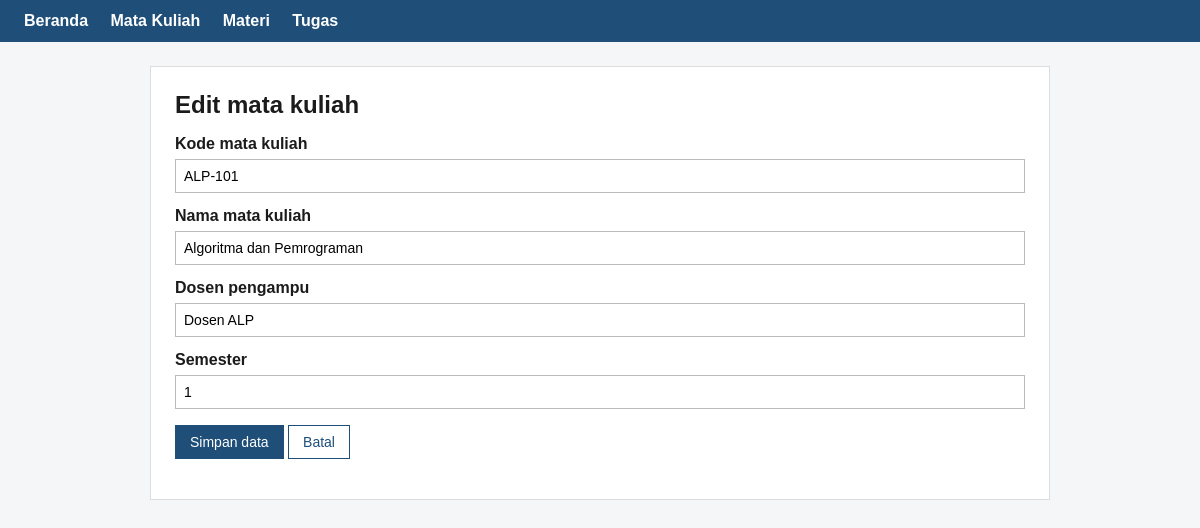
Screenshot of /mata_kuliah_form.php?id=1 with the database file from the repository.
### tables this page shows
CREATE TABLE mata_kuliah (
  id INT UNSIGNED AUTO_INCREMENT PRIMARY KEY,
  kode VARCHAR(20) NOT NULL UNIQUE,
  nama VARCHAR(100) NOT NULL,
  dosen VARCHAR(100) NOT NULL,
  semester TINYINT UNSIGNED NOT NULL
);

### helpers.php (called while the page is built, shortened)
<?php
function e($s) { return htmlspecialchars((string)$s, ENT_QUOTES, 'UTF-8'); }
function valid_id($v): ?int {
    $r = filter_var($v, FILTER_VALIDATE_INT, ['options' => ['min_range' => 1]]);
    return $r === false ? null : $r;
}
    ?>

### mata_kuliah_form.php (the view, shortened to what this page needs)
<?php
require 'helpers.php'; require 'koneksi.php';
$edit = isset($_GET['id']);
$id = 0; $lama = null;
if ($edit) {
    $id = valid_id($_GET['id']);
    $s = $conn->prepare('SELECT id, kode, nama, dosen, semester FROM mata_kuliah WHERE id = ?');
    $s->bind_param('i', $id); $s->execute();
    $lama = $s->get_result()->fetch_assoc();
}
$data = $lama ?: ['kode' => '', 'nama' => '', 'dosen' => '', 'semester' => ''];
include 'header.php';
$aksi = 'mata_kuliah_form.php' . ($edit ? '?id=' . $id : '');
?>
<form method="post" action="<?= e($aksi) ?>" novalidate>
    <label for="kode">Kode mata kuliah</label>
    <input type="text" id="kode" name="kode" value="<?= e($data['kode']) ?>">
    <label for="nama">Nama mata kuliah</label>
    <input type="text" id="nama" name="nama" value="<?= e($data['nama']) ?>">
    <label for="dosen">Dosen pengampu</label>
    <input type="text" id="dosen" name="dosen" value="<?= e($data['dosen']) ?>">
    <label for="semester">Semester</label>
    <input type="text" id="semester" name="semester" value="<?= e($data['semester']) ?>">
    <p><button class="btn btn-primary" type="submit">Simpan data</button>
       <a class="btn btn-outline" href="mata_kuliah.php">Batal</a></p>
</form>
<?php include 'footer.php'; ?>

### style.css (style rules this page uses)
* { box-sizing:border-box }
body { font-family:Arial,Helvetica,sans-serif;background:#f4f6f8;color:#1b1b1b;margin:0 }
label { display:block;font-weight:bold;margin:14px 0 6px }
input[type=text],input[type=number],input[type=date],select,textarea { width:100%;padding:8px;border:1px solid #bbb;font-size:14px }
.btn { display:inline-block;padding:8px 14px;border:1px solid #1f4e79;background:#fff;color:#1f4e79;text-decoration:none;font-size:14px;cursor:pointer }
.btn-primary { background:#1f4e79;color:#fff }

### rows the page displays
mata_kuliah: kode "ALP-101", nama "Algoritma dan Pemrograman", dosen "Dosen ALP", semester "1"

### other values shown
$judul "Edit mata kuliah"
